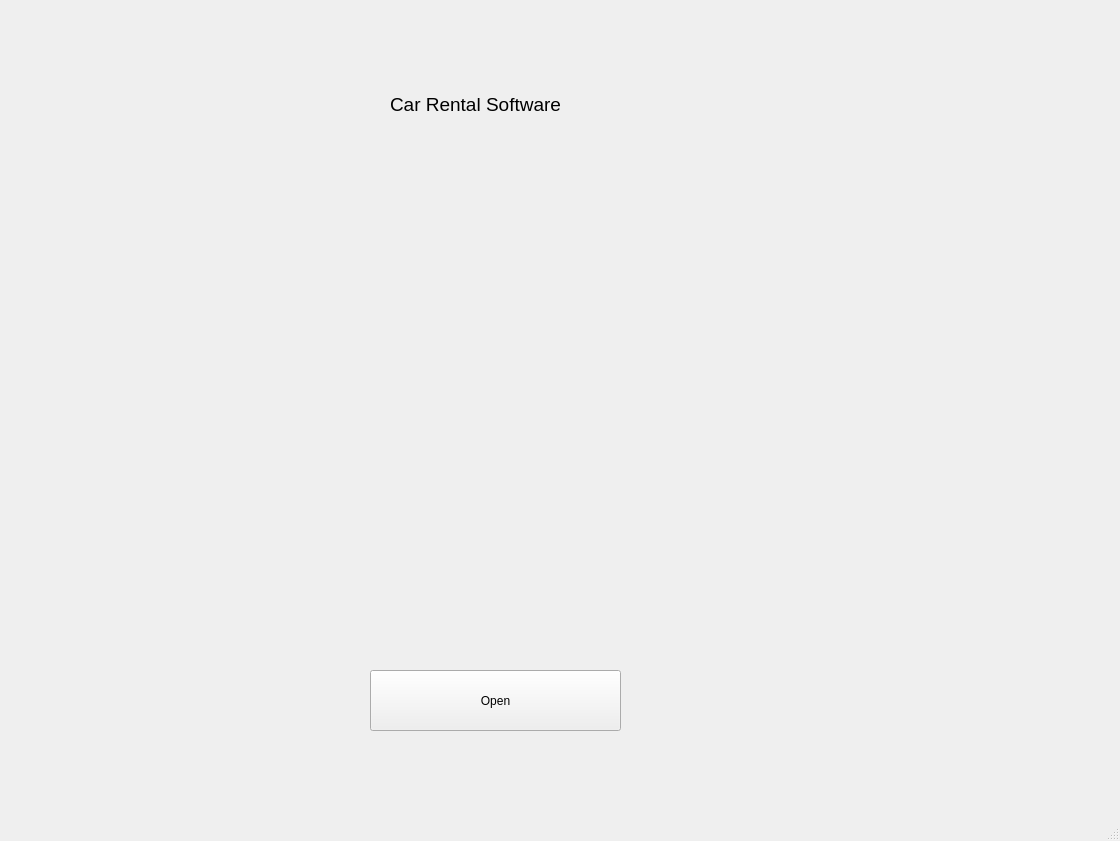
<?xml version="1.0" encoding="UTF-8"?>
<ui version="4.0">
 <class>MainWindow</class>
 <widget class="QMainWindow" name="MainWindow">
  <property name="geometry">
   <rect>
    <x>0</x>
    <y>0</y>
    <width>1120</width>
    <height>841</height>
   </rect>
  </property>
  <property name="windowTitle">
   <string>MainWindow</string>
  </property>
  <widget class="QWidget" name="centralwidget">
   <widget class="QPushButton" name="startBtn">
    <property name="geometry">
     <rect>
      <x>370</x>
      <y>670</y>
      <width>251</width>
      <height>61</height>
     </rect>
    </property>
    <property name="styleSheet">
     <string notr="true">font: 75 14pt &quot;MS Shell Dlg 2&quot;;</string>
    </property>
    <property name="text">
     <string>Open</string>
    </property>
   </widget>
   <widget class="QLabel" name="label">
    <property name="geometry">
     <rect>
      <x>390</x>
      <y>90</y>
      <width>201</width>
      <height>28</height>
     </rect>
    </property>
    <property name="font">
     <font>
      <pointsize>14</pointsize>
     </font>
    </property>
    <property name="text">
     <string>Car Rental Software</string>
    </property>
   </widget>
  </widget>
  <widget class="QMenuBar" name="menubar">
   <property name="geometry">
    <rect>
     <x>0</x>
     <y>0</y>
     <width>1120</width>
     <height>26</height>
    </rect>
   </property>
  </widget>
  <widget class="QStatusBar" name="statusbar"/>
 </widget>
 <resources/>
 <connections/>
</ui>
